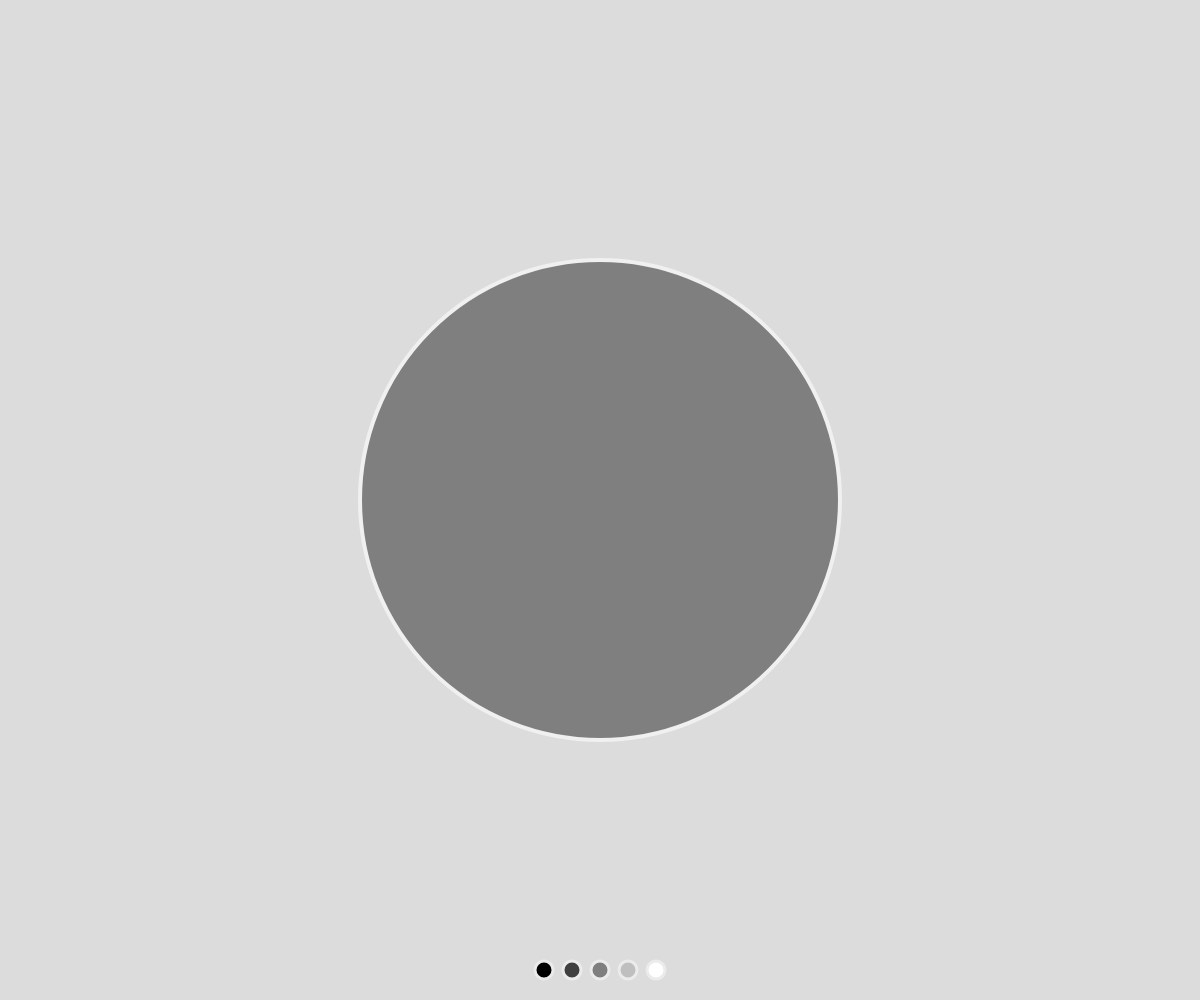
Frame 1 (no input)
Frame 60 (no input): identical to frame 1, image omitted
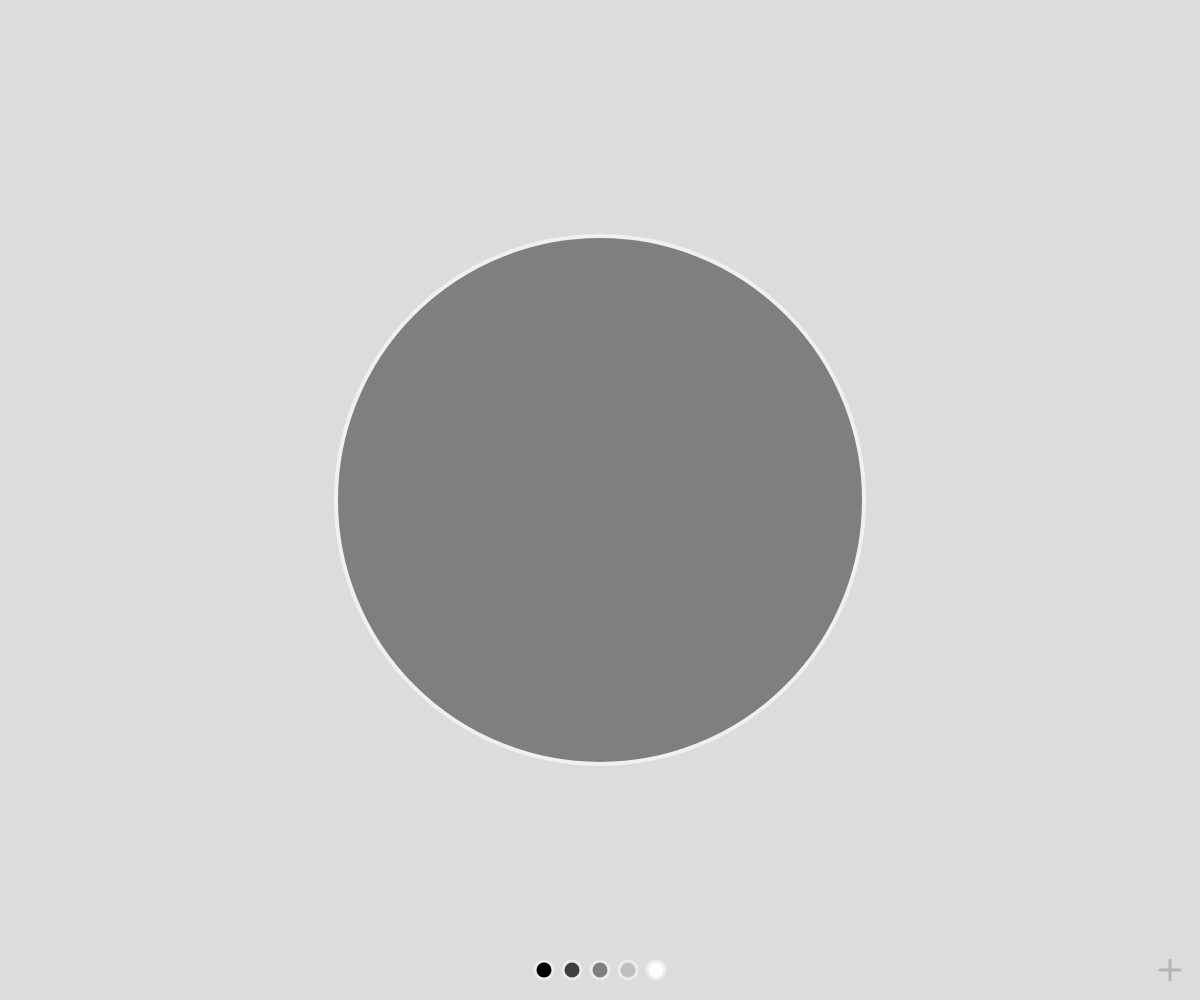
Frame 120 (the mouse pressed at the canvas centre since frame 60)

The p5.js sketch that drew these frames (run headless with seeded random() and noise() and a simulated clock; from frame 60 on, the mouse is pressed at the canvas centre):

// p5.js sketch
// ── sketch.js
const PADDING = 30;
const COLOR_PALETTE = [
  [0,0,0],
  [63,63,63],
  [127,127,127],
  [191,191,191],
  [255,255,255],
  // [60,90,230],
  // [120,80,220],
  // [100,180,120],
  // [220,100,20],
  // [240,180,170],
  // [240,200,70],
];

let ColorPicker = {
  new: function() {
    
    function draw() {
      let stroke_w = 3;
      let padding = 10;
      let r = 18;
      let x = - ((COLOR_PALETTE.length * r) + (padding * (COLOR_PALETTE.length - 1))) / 2 + r / 2;
      let y = height / 2 - PADDING;

      stroke(235);
      strokeWeight(stroke_w);

      for (const [i, color] of COLOR_PALETTE.entries()) {
        fill(color);
        circle(x + (r + padding)*i,y,r);
      }
    }

    let picker = {
      draw: draw,
    };
    return picker;
  }
};

let Button = {
  new: function(x, y, r) {
    let _showing = false;
    let _x = x;
    let _y = y;
    let _r = r;
    let _f;

    let button = {
      move: move,
      showing: () => _showing,
      hovering: hovering,
      clicking: clicking,
      show: () => {
        _showing = true;
      },
      hide: () => {
        _showing = false;
      },
      set_draw: (f) => {_f = f},
      draw: draw,
    };

    function move(x,y) {
      _x = x;
      _y = y;
    }

    function hovering() {
      let rel_x = mouseX - width * 0.5;
      let rel_y = mouseY - height * 0.5;
      let d = dist(rel_x,rel_y,_x,_y);
      return d <= _r;
    }

    function clicking() {
      return hovering() && _showing;
    }

    function draw() {
      if (!button.showing()) return;
      _f(_x,_y,_r);
    }

    return button;
  }
};

let RemoveButton = {
  new: function() {
    let button = Button.new(width / 2 - 30, height / 2 - 30, 10);

    let shade = 180;
    let hover_shade = 30;

    button.set_draw((x,y,r) => {
      stroke(button.hovering() ? hover_shade : shade);
      strokeWeight(3);

      line(x,y,x+r,y);
      line(x,y,x-r,y);
    });

    return button;
  }
};

let AddButton = {
  new: function() {
    let button = Button.new(width / 2 - 30, height / 2 - 30, 10);

    let shade = 180;
    let hover_shade = 30;

    button.set_draw((x,y,r) => {
      stroke(button.hovering() ? hover_shade : shade);
      strokeWeight(3);

      line(x,y,x+r,y);
      line(x,y,x,y+r);
      line(x,y,x-r,y);
      line(x,y,x,y-r);
    });

    button.show();
    return button;
  }
}

let ScaleHandle = {
  new: function(x,y,r) {
    //TODO: I want to be able to instantiate and move the Handle from the Slice, so 
    //we need to flesh out the Slice object and refactor Chart so delegate drawing to the
    //slices themselves. So on calc_sizes we'll re-position each slice. This will aso 
    //allow for future animation I think. Each slice should know how to draw itself independently
    //from the rest of the chart.

    let _slice;
    let button = Button.new(x,y,r);

    button.set_draw((x,y,r) => {

      let d_x, d_y;

      let a = slice.angle;
      if (a => 0) {
        d_x = (((r/2) + 15)) * cos(a);
        d_y = (((r/2) + 15)) * sin(a);
      }

      button._x = x+d_x;
      button._y = y+d_y;
      button._r = 30;

      strokeWeight(2);
      let c = color(slice.color[0], slice.color[1], slice.color[2], 255);
      stroke(c);

      let s = button.hovering() ? 5 : 3;

      push();

      translate(x+d_x, y+d_y);
      rotate(a);
      scale(s);

      point(0, -3);
      point(0,0);
      point(0, 3);

      point(3, -3);
      point(3, 0);
      point(3, 3);
    
      pop();
    });

    button.set_slice = (slice) => {
      _slice = slice;
    };

    button.show();

    button.hovering = () => {
      let rel_x = mouseX - width * 0.5;
      let rel_y = mouseY - height * 0.5;
      let d = dist(rel_x,rel_y, button._x, button._y);

      return d <= button._r;
    }

    return button;

  },
}

let Slice = {
  new: function(angle, size) {
    let color_i = floor(random() * (COLOR_PALETTE.length - 1));
    let _r;
    let _x = width * 0.5;
    let _y = height * 0.5;

    function hovering() {
      let d = dist(mouseX,mouseY,_x,_y);
      let a = atan2(mouseY - _y, mouseX - _x);
      if (a < 0){
        a += 2*PI;
      }

      if (slice.start > slice.stop) {
        return d <= _r/2 && (a > slice.start || a <= slice.stop);
      }

      return d <= _r/2 && a >= slice.start && a < slice.stop;
    }

    function startDrag() {
      slice.dragging = true;
      slice.dragStartX = mouseX;
      slice.dragStartY = mouseY;
      slice.dragStartSize = slice.size;
    }

    function stopDrag() {
      slice.dragging = false;
    }

    function drag() {
      let og_d = dist(slice.dragStartX,slice.dragStartY,_x,_y);
      let d = dist(mouseX,mouseY,_x,_y);

      slice.size = (d / og_d) * slice.dragStartSize;
    }

    function draw(x,y,r){
      let d_x = 0;
      let d_y = 0;

      if (slice.selected) {
        r *= 1.15;
        let a = slice.angle;
        d_x = 15 * cos(a);
        d_y = 15 * sin(a);

        let c = color(slice.color[0], slice.color[1], slice.color[2], 255);
        fill(c);
  
      } else {
        let c = color(slice.color[0], slice.color[1], slice.color[2], 255);
        fill(c);
        //console.log(slice.chart.selected_slice);
        r = slice.hovering() && !slice.chart.selected_slice ? r * 1.10 : r;
      }

      _r = r;

      strokeWeight(4);
      stroke(240);
      
      push();
      translate(d_x,d_y);

      arc(x, y, r, r, slice.start, slice.start + slice.size * 2 * PI, PIE);

      pop();

      if (slice.selected) {
        let handle = ScaleHandle.new(x+d_x,y+d_y,r);
        handle.set_slice(slice);
        handle.draw();
        slice.handle = handle;
      }
    }

    let slice = {
      uuid: crypto.randomUUID(),
      name: '',
      color: COLOR_PALETTE[color_i],
      size: size,
      angle: angle,
      hovering: hovering,
      selected: false,
      start: 0,
      stop: 0,
      draw: draw,
      startDrag: startDrag,
      stopDrag: stopDrag,
      drag:drag
    };
    

    return slice;
  }
}

let Chart = {
  new: function() {
    let _x = 0;
    let _y = 0;
    let _r = 0;

    let slices = [];
    let selected_slice;

    let hovering = false;

    let add_button = AddButton.new();
    let remove_button = RemoveButton.new();
    let color_picker = ColorPicker.new();

    function total_size() {
      return slices.reduce((accumulator, slice) => {
        return accumulator + slice.size;
      }, 0);
    }

    function average_size() {
      return total_size() / slices.length;
    }

    function normalize_sizes() {
      let sum = total_size();
      for (slice of slices) {
        slice.size = slice.size / sum;
      }
    }

    function calc_sizes() {
      normalize_sizes();
      console.log(slices);

      if (!selected_slice) {
        selected_slice = slices[0];
      }

      let slice = selected_slice;
      let og = slice;
      
      let arc_len = (2 * PI) * slice.size; 
      slice.start = (slice.angle - arc_len * 0.5)  % (2 * Math.PI);
      if (slice.start < 0) {
        slice.start += 2 * PI;
      }
      slice.stop = (slice.start + arc_len) % (2 * Math.PI);
      console.log(slices);

      let rest_arc = 2 * PI - arc_len;
      let stop = og.stop;
      let start = 0;

      while (slice.next.uuid !== og.uuid ) {
        slice = slice.next;

        let len = slice.size * 2 * PI;
        start = stop;
        stop = start + len;
        let new_a = (start + stop) * 0.5;

        console.log(`len ${len}, start ${start}, stop ${stop}, new_a ${new_a}`);

        slice.angle = new_a % (2 * Math.PI);
        slice.start = start % (2 * Math.PI);
        slice.stop = stop % (2 * Math.PI);
        console.log(`a ${slice.angle}, start ${slice.start}, stop ${slice.stop}`);
      }
    }

    function add_slice() {
        let total = total_size();
        let avg = total / slices.length;
        let norm = avg / (total + avg);

        let a = 0;
        let arc_len = PI * 2 * norm;
        let arc_start = - arc_len * 0.5 + (2 * PI);
        let arc_end = arc_len * 0.5;

        //Squeeze The Rest of the Pie
        let rest_arc = 2 * PI - arc_len;
        let rest_start = 0;
        let rest_stop = arc_end;

        for (s of slices) {
          let new_size = s.size * rest_arc;
          rest_start = rest_stop;
          rest_stop = rest_start + new_size;
          let new_a = (rest_start + rest_stop) * 0.5;

          s.angle = new_a;
          s.start = rest_start;
          s.stop = rest_stop;
          s.size = s.size / (total + avg);
        }

        let first = slices[0];
        let last = slices[slices.length - 1];

        let slice = Slice.new(a, norm);
        slice.angle = 0;
        slice.start = arc_start;
        slice.stop = arc_end;
        slice.size = norm;
        slice.chart = chart;

        last.next = slice;
        first.prev = slice;
        slice.next = first;
        slice.prev = last;

        slices.push(slice);
        console.log(slices);

        //calc_sizes();
        //normalize_sizes();
    }

    function remove_slice(uuid) {
          let remaining = slices.filter(s => {
            let match = s.uuid == uuid;
            if (match) {
              s.prev.next = s.next;
              s.next.prev = s.prev;
            }
            return !match;
          });

          selected_slice = null;
          slices = remaining;
          calc_sizes();
    }

    document.addEventListener('mousemove', function(event) {

      //distance from circle
      let d = dist(mouseX,mouseY,_x,_y);
      let was_hovering = hovering;
      hovering = d <= _r/2 ; //I'm not sure why I need to divide by 2 here....

      if (!was_hovering && hovering) {
        add_button.hide();
      }
      if (was_hovering && !hovering) {
        if (!selected_slice) add_button.show();
      }

      //angle in percentage
      let a = atan2(mouseY - _y, mouseX - _x);
      if (a < 0){
        a += 2*PI;
      }

      for (slice of slices) {
        if (slice.dragging) {
          slice.drag();
          calc_sizes();
        }
      }

    });

    document.addEventListener('click', function(event) {
      if (add_button.clicking()) {
        chart.add_slice();
      }

      if (remove_button.clicking()) {
        remove_button.hide();
        remove_slice(selected_slice.uuid);
      }

      if (!hovering) {
        add_button.show();
      }

      selected_slice = null;
      for (slice of slices) {
        slice.selected = slice.hovering() && slices.length > 1;
        if (slice.selected) {
          selected_slice = slice;
          chart.selected_slice = selected_slice;
          remove_button.show();
        }else {
          chart.selected_slice = null;
        }
      }
      return;
    });

    document.addEventListener('mousedown', function(event) {
      for (slice of slices) {
        if (slice.selected) {
          if (slice.handle) {
            if(slice.handle.hovering()) {
              slice.startDrag();
            }
          }
        }
      }
    });

    document.addEventListener('mouseup', function(event) {
      for (slice of slices) {
        if (slice.dragging) {
          slice.stopDrag();
        }
      }
    });

    function draw(x, y, r) {
        _x = x + width * 0.5;
        _y = y + height * 0.5;
        _r = r;

        ellipseMode(CENTER);

        for (slice of slices) {
          slice.draw(x, y, r);
        }

        if (selected_slice) {
          remove_button.show();
          add_button.hide();
        }

        remove_button.draw();
        add_button.draw();
        color_picker.draw();
    }

    let chart = {
      add_slice: add_slice,
      remove_slice: remove_slice,
      draw: draw
    };

    let initial_slice = Slice.new(0,1);
    initial_slice.chart = chart;
    initial_slice.start = 0;
    initial_slice.stop = 2 * PI;
    initial_slice.next = initial_slice;
    initial_slice.last = initial_slice;
    slices.push(initial_slice);

    return chart;
  }
}

let chart;

function setup() {
  createCanvas(windowWidth, windowHeight);

  chart = Chart.new();

}

function draw() {
  clear();
  background(220);       // Set the background color

  let chart_r = width * 0.4;

  push();
  translate(width * 0.5, height * 0.5);

  chart.draw(0, 0, chart_r);

  pop();
}
